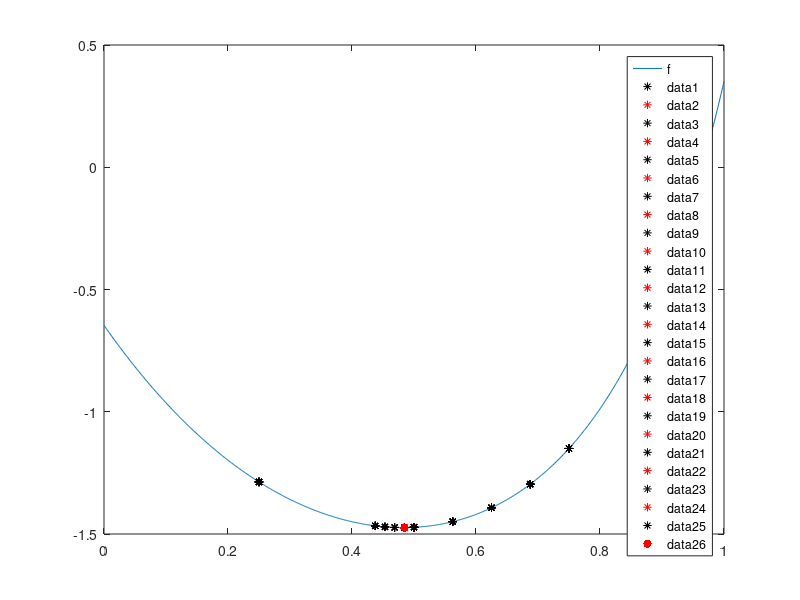

Recreate this plot in MATLAB.
function lab_01()
    clc();

    debugFlg = true;
    delay = 0.5;
    a = 0;
    b = 1;
    eps = 0.02;

    fplot(@f, [a, b]);
    hold on;
    
    [xStar, fStar] = bitwiseSearch(a, b, eps, debugFlg, delay);
    scatter(xStar, fStar, 'r', 'filled');
end

function [x0, f0] = bitwiseSearch(a, b, eps, debugFlg, delay)
    i = 0;
    x0 = a;
    f0 = f(x0);
    delta = (b - a) / 4;

    plot_x = [];
    plot_f = [];
    while true
        i = i + 1;
        x1 = x0 + delta;
        f1 = f(x1);

        if debugFlg
            fprintf('Шаг %2d:   x1 = %.10f;   f(x1) = %.10f;\n', i, x1, f1);

            plot_x(end + 1) = x1;
            plot_f(end + 1) = f1;
            
            plot(plot_x, plot_f, '*k');
            plot(x1, f1, '*r');
   
            pause(delay);
        end

        if f0 > f1
            if x1 <= a || x1 >= b
                if abs(delta) < eps
                    break;
                else
                    delta = - delta / 4;
                end
            end
            
            x0 = x1;
            f0 = f1;
        else
            if abs(delta) < eps
                break;
            else
                delta = - delta / 4;
            end
            
            x0 = x1;
            f0 = f1;
        end
    end
    
    fprintf('\nОтвет:   x* = %.10f;   f(x*) = %.10f.\n', x0, f0);
    
    if debugFlg
        plot(plot_x, plot_f, '*k');
    end
end

function y = f(x)
    y = cosh((3 .* power(x, 3) + 2 .* power(x, 2) - 4 .* x + 5) ./ 3) + tanh((power(x, 3) - 3 .* power(2, 1/2) .* x - 2) ./ (2 .* x + power(2, 1/2))) - 2.5;
end
